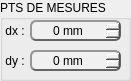
   <widget class="QGroupBox" name="measurementPoints">
    <property name="geometry">
     <rect>
      <x>350</x>
      <y>290</y>
      <width>131</width>
      <height>81</height>
     </rect>
    </property>
    <property name="title">
     <string>PTS DE MESURES</string>
    </property>
    <widget class="QLabel" name="dx_label">
     <property name="geometry">
      <rect>
       <x>0</x>
       <y>20</y>
       <width>30</width>
       <height>21</height>
      </rect>
     </property>
     <property name="text">
      <string>dx :</string>
     </property>
     <property name="alignment">
      <set>Qt::AlignCenter</set>
     </property>
    </widget>
    <widget class="QLabel" name="dy_label">
     <property name="geometry">
      <rect>
       <x>0</x>
       <y>50</y>
       <width>30</width>
       <height>21</height>
      </rect>
     </property>
     <property name="text">
      <string>dy :</string>
     </property>
     <property name="alignment">
      <set>Qt::AlignCenter</set>
     </property>
    </widget>
    <widget class="QSpinBox" name="dx">
     <property name="geometry">
      <rect>
       <x>30</x>
       <y>20</y>
       <width>91</width>
       <height>21</height>
      </rect>
     </property>
     <property name="styleSheet">
      <string notr="true">QSpinBox
{
	border-style: outset;
	border-width: 2px;
	border-radius: 6px;
	border-color: rgb(100, 100, 100);
	background-color: rgb(240, 240, 240);
}

QSpinBox:hover
{
	border-color: rgb(255, 0, 0);
}</string>
     </property>
     <property name="alignment">
      <set>Qt::AlignCenter</set>
     </property>
     <property name="suffix">
      <string> mm</string>
     </property>
     <property name="minimum">
      <number>0</number>
     </property>
     <property name="maximum">
      <number>2000</number>
     </property>
     <property name="value">
      <number>0</number>
     </property>
     <property name="displayIntegerBase">
      <number>10</number>
     </property>
    </widget>
    <widget class="QSpinBox" name="dy">
     <property name="geometry">
      <rect>
       <x>30</x>
       <y>50</y>
       <width>91</width>
       <height>21</height>
      </rect>
     </property>
     <property name="styleSheet">
      <string notr="true">QSpinBox
{
	border-style: outset;
	border-width: 2px;
	border-radius: 6px;
	border-color: rgb(100, 100, 100);
	background-color: rgb(240, 240, 240);
}

QSpinBox:hover
{
	border-color: rgb(255, 0, 0);
}</string>
     </property>
     <property name="alignment">
      <set>Qt::AlignCenter</set>
     </property>
     <property name="suffix">
      <string> mm</string>
     </property>
     <property name="minimum">
      <number>0</number>
     </property>
     <property name="maximum">
      <number>2000</number>
     </property>
     <property name="value">
      <number>0</number>
     </property>
     <property name="displayIntegerBase">
      <number>10</number>
     </property>
    </widget>
   </widget>
